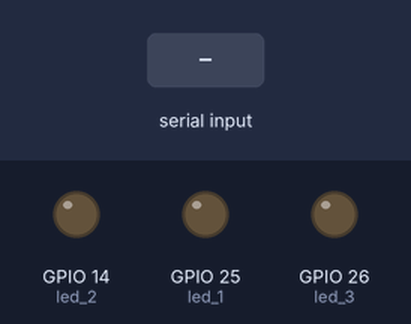
The sketch below on a simulated ESP32. Shown: output pins drawn as LEDs (lit = HIGH). Inputs (shaded band) come from the test bench.

Above: at 1.2 s.
1.3 s: "led_1ON\n" received over Serial
At 2.1 s:
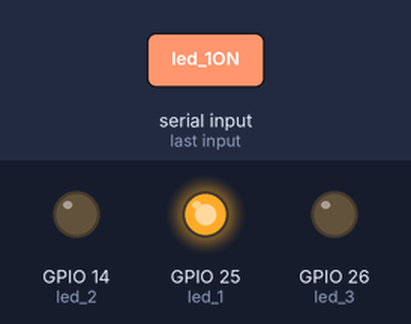
2.8 s: "led_2ON\n" received over Serial
At 3.2 s:
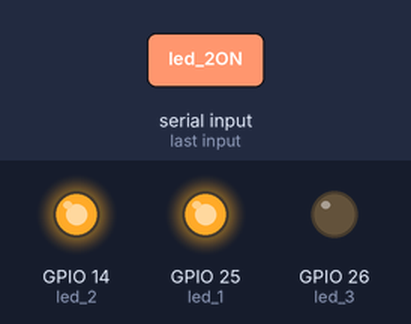
4.3 s: "led_1OFF\n" received over Serial
At 5.5 s:
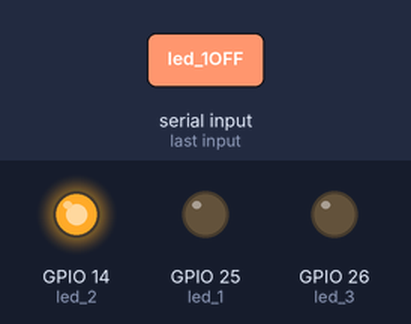
5.8 s: "led_3ON\n" received over Serial
At 6.7 s:
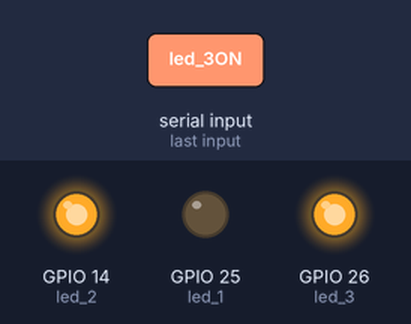
7.3 s: "led_2OFF\n" received over Serial
At 7.8 s:
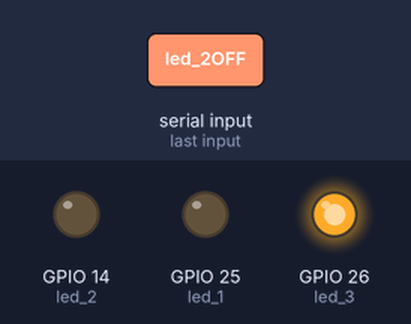
8.8 s: "led_1ON\n" received over Serial
At 10.2 s:
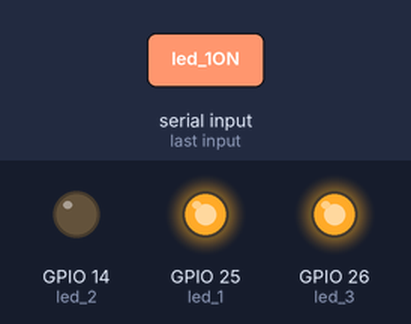
Timing chart, 0 to 11.3 s (numbered marks = the images above; inputs shaded):
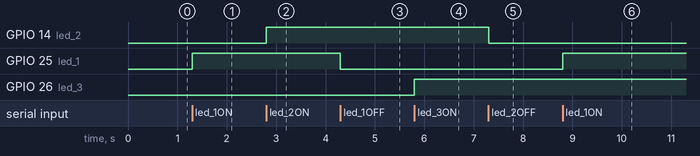

Measured:
- after the input at 1.3 s, GPIO 25 (led_1): LOW → HIGH at once
- after the input at 2.8 s, GPIO 14 (led_2): LOW → HIGH at once
- after the input at 4.3 s, GPIO 25 (led_1): HIGH → LOW at once
- after the input at 5.8 s, GPIO 26 (led_3): LOW → HIGH at once
- after the input at 7.3 s, GPIO 14 (led_2): HIGH → LOW at once
- after the input at 8.8 s, GPIO 25 (led_1): LOW → HIGH at once

The sketch:

main.ino
```cpp
#include "task1.h"

void setup()
{
  task1();

}

void loop()
{
  task1();

}
```

task1.cpp
```cpp
#include <Arduino.h>
#include "task1.h"

String btnState(uint8_t btnState)
{
  if(btnState == HIGH){
    return "OFF";
  }
  else return "ON";
}

void task1()
{

enum TaskStates
{
    INIT,
    COMPARE,
};

static TaskStates taskState = TaskStates::INIT;
constexpr uint8_t button1 = 12;
constexpr uint8_t button2 = 13;
constexpr uint8_t button3 = 33;
constexpr u_int8_t led_1 = 25;
constexpr u_int8_t led_2 = 14;
constexpr u_int8_t led_3 = 26;

    switch (taskState)
    {
        case TaskStates::INIT:
        {
            Serial.begin(115200);
            pinMode(button1, INPUT_PULLUP);
            pinMode(button2, INPUT_PULLUP);
            pinMode(button3, INPUT_PULLUP);
            pinMode(led_1, OUTPUT);
            digitalWrite(led_1, LOW);
            pinMode(led_2, OUTPUT);
            digitalWrite(led_2, LOW);
            pinMode(led_3, OUTPUT);
            digitalWrite(led_3, LOW);
            taskState = TaskStates::COMPARE;
        }
        break;

        case TaskStates::COMPARE:
        {
            if (Serial.available() > 0)
            {

                String command = Serial.readStringUntil('\n');
                if (command == "Case1"){
                    Serial.print("button1: ");
                    Serial.print(btnState(digitalRead(button1)).c_str());
                    Serial.print('\n');
                }
                else if (command == "Case2"){
                    Serial.print("button2: ");
                    Serial.print(btnState(digitalRead(button2)).c_str());
                    Serial.print('\n');
                }
                else  if (command == "Case3"){
                    Serial.print("button3: ");
                    Serial.print(btnState(digitalRead(button3)).c_str());
                    Serial.print('\n');
                }
                if (command == "led_1ON"){
                    digitalWrite(led_1, HIGH);
                }
                if (command == "led_1OFF"){
                    digitalWrite(led_1, LOW);
                }
                if (command == "led_2ON"){
                    digitalWrite(led_2, HIGH);
                }
                if (command == "led_2OFF"){
                    digitalWrite(led_2, LOW);
                }
                if (command == "led_3ON"){
                    digitalWrite(led_3, HIGH);
                }
                if (command == "led_3OFF"){
                    digitalWrite(led_3, LOW);
                }
            }
        }
        break;

        default:
        break;
    }
}
```

task1.h
```cpp
#ifndef _TASK1_H_
#define _TASK1_H_

void task1();

#endif
```
